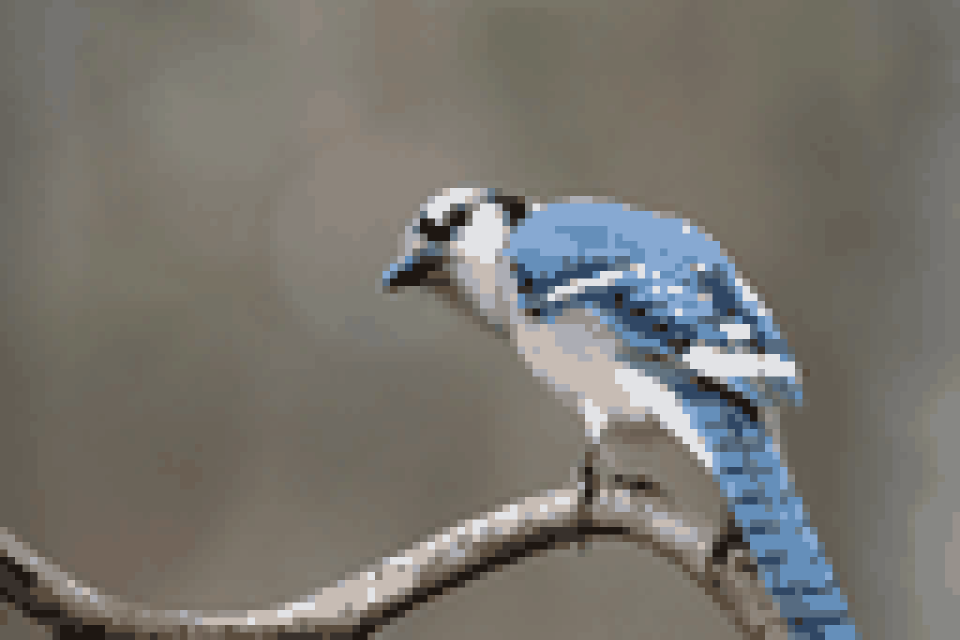
#> input picture pixel-artify/examples/pixel_bluejay.png, 1920 x 1280 px (shown at 1/2 size)
$ python ascii_mac.py examples/pixel_bluejay.png
#> lines starting #> are read from the running program, lines starting #| are printed output that depends on the picture
import sys
from PIL import Image

ASCII_CHARS = ["@", "#", "S", "%", "?", "*", "+", ";", ":", ",", "."]

def image_to_ascii(image_path, width=80):
#> called with image_path = 'examples/pixel_bluejay.png', width = 80
    try:
        img = Image.open(image_path).convert("L")
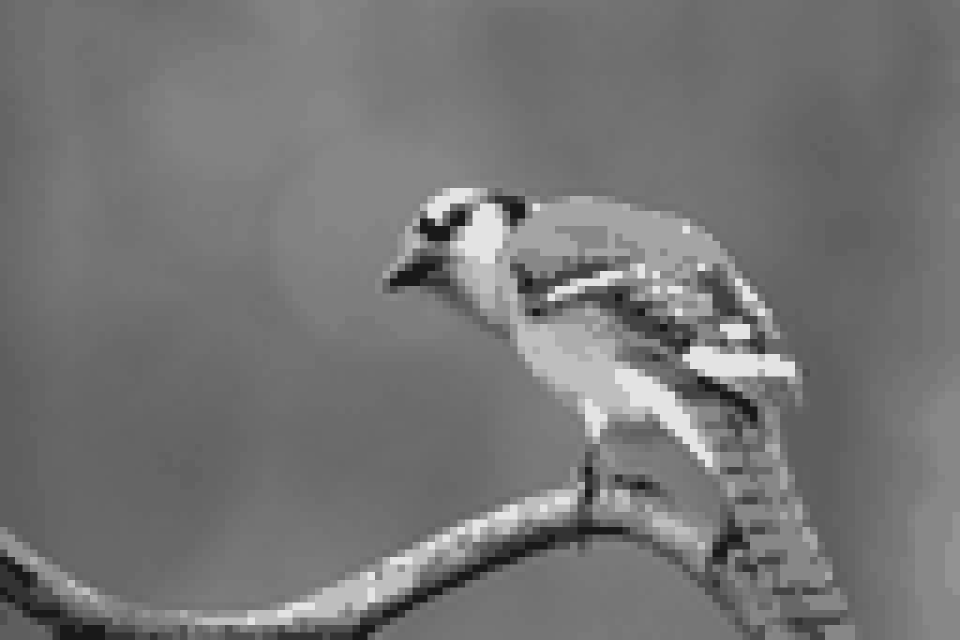
#> img: PIL image 1920x1280 L (shown at 1/2 size); min 25, max 227, mean 117.1
    except Exception as e:
        print(f"Error loading image: {e}")
        return

    # Adjust vertical scale for Mac Terminal font height
    w, h = img.size
#> w = 1920; h = 1280
    aspect = h / w
#> aspect = 0.667
    height = int(width * aspect * 0.5)
#> height = 26
    img = img.resize((width, height))
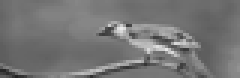
#> img: PIL image 80x26 L (shown 3 times larger); min 35, max 234, mean 117.1

    pixels = img.getdata()
    ascii_str = "".join([ASCII_CHARS[p // 25] for p in pixels])

    # Print line by line
    for i in range(0, len(ascii_str), width):
        print(ascii_str[i:i + width])
#> this loop made 26 passes
#> i on passes 2 to 13: 80, 160, 240, 320, 400, 480, 560, 640, 720, 800, 880, 960

if __name__ == "__main__":
    if len(sys.argv) > 1:
        image_to_ascii(sys.argv[1])
    else:
        print("Usage: python3 ascii_mac.py <path_to_image>")
